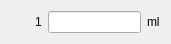
    <widget class="QWidget" name="layoutWidget">
     <property name="geometry">
      <rect>
       <x>20</x>
       <y>20</y>
       <width>171</width>
       <height>41</height>
      </rect>
     </property>
     <layout class="QGridLayout" name="gridLayout_5">
      <item row="2" column="1">
       <widget class="QLabel" name="lb1">
        <property name="text">
         <string>1</string>
        </property>
       </widget>
      </item>
      <item row="2" column="3">
       <widget class="QLabel" name="label_10">
        <property name="text">
         <string>ml</string>
        </property>
       </widget>
      </item>
      <item row="3" column="2">
       <spacer name="verticalSpacer_8">
        <property name="orientation">
         <enum>Qt::Vertical</enum>
        </property>
        <property name="sizeHint" stdset="0">
         <size>
          <width>20</width>
          <height>40</height>
         </size>
        </property>
       </spacer>
      </item>
      <item row="2" column="2">
       <widget class="QLineEdit" name="leFlowDisplay_1">
        <property name="text">
         <string/>
        </property>
       </widget>
      </item>
      <item row="1" column="2">
       <spacer name="verticalSpacer_7">
        <property name="orientation">
         <enum>Qt::Vertical</enum>
        </property>
        <property name="sizeHint" stdset="0">
         <size>
          <width>20</width>
          <height>40</height>
         </size>
        </property>
       </spacer>
      </item>
      <item row="2" column="0">
       <spacer name="horizontalSpacer_10">
        <property name="orientation">
         <enum>Qt::Horizontal</enum>
        </property>
        <property name="sizeHint" stdset="0">
         <size>
          <width>40</width>
          <height>20</height>
         </size>
        </property>
       </spacer>
      </item>
     </layout>
    </widget>
